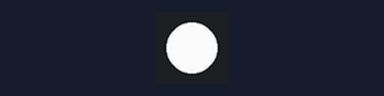
This program was run on a simulated Raspberry Pi Pico running MicroPython. Parts: 1 RGB LEDs in strip order, left to right.

Above: at 0.2 s.
At 2.53 s:
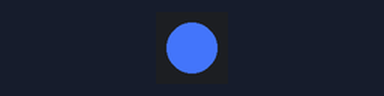
Timing chart, 0 to 3.0 s (numbered marks = the images above):
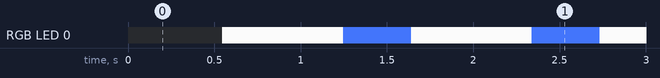

The program:

main.py
```python
import neopixel
import time
p = machine.Pin.board.GP16
n = neopixel.NeoPixel(p,1)
while(True):
    for g in range(0,255,16):
        for r in range(0,255,16):
            for b in range(0,255,16):
                n[0] = (g,r,b)
                n.write()
#                 time.sleep(0.05)
```

Measured:
- by itself, RGB LED 0: alternates RGB(240, 240, 240) for 0.70 s and RGB(64, 112, 240) for 0.39 s
